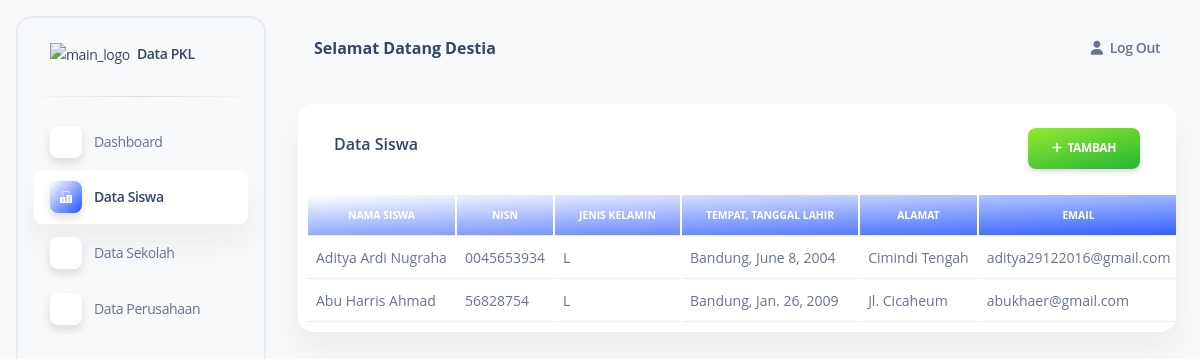
/siswa/, run on the app's committed database.
### datasiswa/models.py (models this page shows, shortened)
class Datasiswa(models.Model):
    nama = models.CharField(max_length=50)
    email = models.EmailField(max_length=100, blank=True, null=True)
    hp = models.CharField(max_length=13, blank=True, null=True)
    alamat = models.TextField(blank=True, null=True)
    jenis_kelamin = models.CharField(
        max_length=1,
        choices=JenisKelamin.choices,
    )
    tempat_lahir = models.CharField(max_length=100)
    tanggal_lahir = models.DateField()
    nisn = models.CharField(max_length=20)
    created_at = models.DateTimeField(auto_now_add=True)
    updated_at = models.DateTimeField(auto_now=True)
    class Meta:
        db_table = "siswa"
        ordering = ["-id"]
        verbose_name_plural = "Siswa"

### datasiswa/views.py (the view)
# urls.py: path("siswa/", list_siswa),
def list_siswa(request):
    list = Datasiswa.objects.all()
    return render(request, 'siswa/list_siswa.html', {'list': list})

### templates/siswa/list_siswa.html (shortened to what this page needs)
{% extends "index.html" %}
{% block content %}
<div class="flex flex-wrap -mx-3">
  <div class="flex-none w-full max-w-full px-3">
    <div class="relative flex flex-col min-w-0 mb-6 break-words bg-white border-0 border-transparent border-solid shadow-soft-xl rounded-2xl bg-clip-border">
      <div class="flex p-6 pb-0 mb-0 bg-white border-b-0 border-b-solid rounded-t-2xl border-b-transparent">
        <div class="flex items-center flex-none w-1/2 max-w-full px-3">
          <h6 class="flex-auto">Data Siswa</h6>
        </div>
        <div class="flex-none w-1/2 max-w-full px-3 text-right">
          <a class="inline-block px-6 py-3 font-bold text-center text-white uppercase align-middle transition-all bg-transparent rounded-lg cursor-pointer leading-pro text-xs ease-soft-in shadow-soft-md bg-150 bg-gradient-to-tl from-green-600 to-lime-400 hover:shadow-soft-xs active:opacity-85 hover:scale-102 tracking-tight-soft bg-x-25" href="create-siswa"> <i class="fas fa-plus"> </i>&nbsp;&nbsp;Tambah</a>
        </div>
      </div>
      <div class="flex-auto px-0 pt-0 pb-2">
        <div class="p-0 overflow-x-auto">
          <table class="items-center pt-6 pr-2 pl-2 w-full mb-0 align-top border-gray-200 text-slate-500">
            <thead class="align-bottom bg-gradient-to-tl from-blue-600 to-cyan-400">
              <tr class="text-white">
                <th class="px-6 py-3 font-bold text-center uppercase align-middle bg-transparent border-b border-gray-200 shadow-none text-xxs border-b-solid tracking-none whitespace-nowrap text-slate-400 text-white">Nama Siswa</th>
                <th class="px-6 py-3 font-bold text-center uppercase align-middle bg-transparent border-b border-gray-200 shadow-none text-xxs border-b-solid tracking-none whitespace-nowrap text-slate-400 text-white">NISN</th>
                <th class="px-6 py-3 font-bold text-center uppercase align-middle bg-transparent border-b border-gray-200 shadow-none text-xxs border-b-solid tracking-none whitespace-nowrap text-slate-400 text-white">Jenis Kelamin</th>
                <th class="px-6 py-3 font-bold text-center uppercase align-middle bg-transparent border-b border-gray-200 shadow-none text-xxs border-b-solid tracking-none whitespace-nowrap text-slate-400 text-white">Tempat, Tanggal Lahir</th>
                <th class="px-6 py-3 font-bold text-center uppercase align-middle bg-transparent border-b border-gray-200 shadow-none text-xxs border-b-solid tracking-none whitespace-nowrap text-slate-400 text-white">Alamat</th>
                <th class="px-6 py-3 font-bold text-center uppercase align-middle bg-transparent border-b border-gray-200 shadow-none text-xxs border-b-solid tracking-none whitespace-nowrap text-slate-400 text-white">Email</th>
              </tr>
            </thead>
            <tbody>
              {% for siswa in list %}
              <tr class="text-sm">
                <td class="p-2 align-middle bg-transparent border-b whitespace-nowrap shadow-transparent">
                  {{ siswa.nama }}
                </td>
                <td class="p-2 align-middle bg-transparent border-b whitespace-nowrap shadow-transparent">
                  {{ siswa.nisn }}
                </td>
                <td class="p-2 align-middle bg-transparent border-b whitespace-nowrap shadow-transparent">
                  {{ siswa.jenis_kelamin }}
                </td>
                <td class="p-2 align-middle bg-transparent border-b whitespace-nowrap shadow-transparent">
                  {{ siswa.tempat_lahir }}, {{ siswa.tanggal_lahir }}
                </td>
                <td class="p-2 align-middle bg-transparent border-b whitespace-nowrap shadow-transparent">
                  {{ siswa.alamat }}
                </td>
                <td class="p-2 align-middle bg-transparent border-b whitespace-nowrap shadow-transparent">
                  {{ siswa.email }}
                </td>
              </tr>
              {% endfor %}
            </tbody>
          </table>
        </div>
      </div>
    </div>
  </div>
</div>
{% endblock %}

### data on the page
Datasiswa: nama "Aditya Ardi Nugraha", nisn "0045653934", jenis_kelamin "L", tempat_lahir "Bandung", tanggal_lahir "June 8, 2004", alamat "Cimindi Tengah", email "aditya29122016@gmail.com"
Datasiswa: nama "Abu Harris Ahmad", nisn "56828754", jenis_kelamin "L", tempat_lahir "Bandung", tanggal_lahir "Jan. 26, 2009", alamat "Jl. Cicaheum", email "abukhaer@gmail.com"
